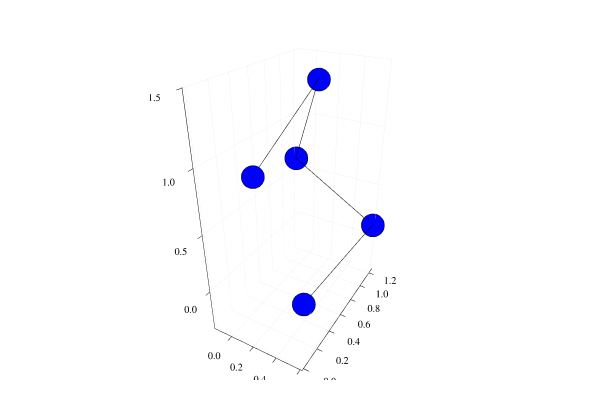

The notebook cell saved with this chart:
### Code cell
randomRot = rotation(2*pi*rand(),unitVector(Point()))
c = Point()
newArr = [randomRot*p + c + 0.3*Point() for p in P.vertices]
Q = PolygonalChain(newArr)
plot(legend=false)
plotChain!(Q,"blue")

### Figure 1 — Plotly figure (JSON) as saved in the notebook; plotly's stock layout.template omitted (floating-point values rounded to 4 significant figures)
{"data": [{"colorbar": {"title": ""}, "legendgroup": "y1", "marker": {"color": "rgba(0, 0, 255, 1.000)", "line": {"color": "rgba(0, 0, 0, 1.000)", "width": 1}, "size": 8, "symbol": "circle"}, "mode": "markers", "name": "y1", "showlegend": true, "type": "scatter3d", "x": [0.3275, 0.5931, -0.1418, 0.3231, 0.2604], "xaxis": "x1", "y": [0.5052, 1.236, 1.192, 0.6953, 0.01714], "yaxis": "y1", "z": [-0.3191, 0.1183, 0.5989, 1.452, 1.035], "zmax": null, "zmin": null}, {"colorbar": {"title": ""}, "legendgroup": "y2", "line": {"color": "rgba(0, 0, 0, 1.000)", "dash": "solid", "shape": "linear", "width": 1}, "mode": "lines", "name": "y2", "showlegend": true, "type": "scatter3d", "x": [0.3275, 0.5931, -0.1418, 0.3231, 0.2604], "xaxis": "x1", "y": [0.5052, 1.236, 1.192, 0.6953, 0.01714], "yaxis": "y1", "z": [-0.3191, 0.1183, 0.5989, 1.452, 1.035], "zmax": null, "zmin": null}], "layout": {"annotations": [], "height": 400, "margin": {"b": 20, "l": 0, "r": 0, "t": 20}, "paper_bgcolor": "rgba(255, 255, 255, 1.000)", "plot_bgcolor": "rgba(255, 255, 255, 1.000)", "scene": {"camera": {"eye": {"x": 1.126, "y": -1.95, "z": 1.3}}, "xaxis": {"anchor": "y1", "domain": [0.05101, 0.9934], "gridcolor": "rgba(0, 0, 0, 0.100)", "gridwidth": 0.5, "linecolor": "rgba(0, 0, 0, 1.000)", "mirror": false, "range": [-0.1639, 0.6152], "showgrid": true, "showline": true, "showticklabels": true, "tickangle": 0, "tickcolor": "rgb(0, 0, 0)", "tickfont": {"color": "rgba(0, 0, 0, 1.000)", "family": "sans-serif", "size": 11}, "tickmode": "array", "ticks": "inside", "ticktext": ["0.0", "0.2", "0.4", "0.6"], "tickvals": [0, 0.2, 0.4, 0.6], "title": "", "titlefont": {"color": "rgba(0, 0, 0, 1.000)", "family": "sans-serif", "size": 15}, "type": "-", "visible": true, "zeroline": false, "zerolinecolor": "rgba(0, 0, 0, 1.000)"}, "yaxis": {"anchor": "x1", "domain": [0.03762, 0.9902], "gridcolor": "rgba(0, 0, 0, 0.100)", "gridwidth": 0.5, "linecolor": "rgba(0, 0, 0, 1.000)", "mirror": false, "range": [-0.01941, 1.272], "showgrid": true, "showline": true, "showticklabels": true, "tickangle": 0, "tickcolor": "rgb(0, 0, 0)", "tickfont": {"color": "rgba(0, 0, 0, 1.000)", "family": "sans-serif", "size": 11}, "tickmode": "array", "ticks": "inside", "ticktext": ["0.0", "0.2", "0.4", "0.6", "0.8", "1.0", "1.2"], "tickvals": [0, 0.2, 0.4, 0.6, 0.8, 1, 1.2], "title": "", "titlefont": {"color": "rgba(0, 0, 0, 1.000)", "family": "sans-serif", "size": 15}, "type": "-", "visible": true, "zeroline": false, "zerolinecolor": "rgba(0, 0, 0, 1.000)"}, "zaxis": {"gridcolor": "rgba(0, 0, 0, 0.100)", "gridwidth": 0.5, "linecolor": "rgba(0, 0, 0, 1.000)", "mirror": false, "range": [-0.3722, 1.505], "showgrid": true, "showline": true, "showticklabels": true, "tickangle": 0, "tickcolor": "rgb(0, 0, 0)", "tickfont": {"color": "rgba(0, 0, 0, 1.000)", "family": "sans-serif", "size": 11}, "tickmode": "array", "ticks": "inside", "ticktext": ["0.0", "0.5", "1.0", "1.5"], "tickvals": [0, 0.5, 1, 1.5], "title": "", "titlefont": {"color": "rgba(0, 0, 0, 1.000)", "family": "sans-serif", "size": 15}, "type": "-", "visible": true, "zeroline": false, "zerolinecolor": "rgba(0, 0, 0, 1.000)"}}, "showlegend": false, "width": 600}}
